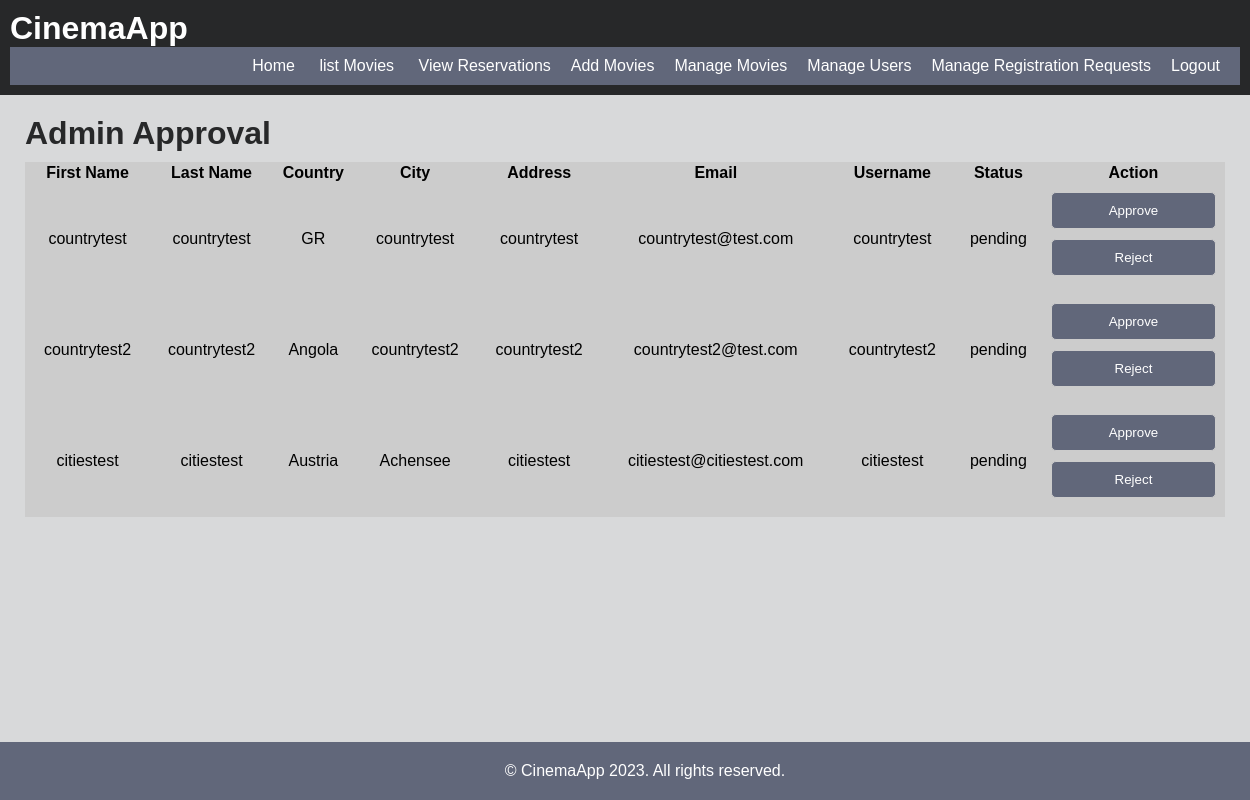
Page /Cinema/php/registration_requests.php (signed in) on the committed database.
### tables this page shows
CREATE TABLE `registration_requests` (
  `requestid` int(11) NOT NULL,
  `firstname` varchar(50) DEFAULT NULL,
  `lastname` varchar(50) DEFAULT NULL,
  `country` varchar(50) DEFAULT NULL,
  `city` varchar(50) DEFAULT NULL,
  `address` varchar(100) DEFAULT NULL,
  `email` varchar(100) DEFAULT NULL,
  `username` varchar(50) DEFAULT NULL,
  `password` varchar(100) DEFAULT NULL,
  `status` enum('pending','accepted','rejected') DEFAULT 'pending'
);

### Cinema/php/registration_requests.php (the view, shortened to what this page needs)
<?php
require_once "config.php";
$requests = array();
$selectQuery = "SELECT * FROM registration_requests WHERE status = 'pending'";
$result = mysqli_query($link, $selectQuery);
if ($result) {
    while ($row = mysqli_fetch_assoc($result)) {
        $requests[] = $row;
    }
}
?>
<!DOCTYPE html>
<html>
<head>
    <link rel="stylesheet" href="../css/styles.css">
</head>
<body>
    <header>
        <h1>
            <a name="logo" href="index.php">CinemaApp</a>
        </h1>
        <nav>
            <a href="index.php">Home</a>
            <a href="view_movies.php">list Movies</a>
            <?php
                if (isset($_SESSION['loggedin']) && $_SESSION['loggedin'] === true) {
                    if (isset($_SESSION['role']) && $_SESSION['role'] === 'user') {
                        echo '<a href="create_reservation.php">Create Reservation</a>';
                        echo '<a href="user_view_reservations.php">My Reservations</a>';
                    } elseif (isset($_SESSION['role']) && $_SESSION['role'] === 'admin') {
                        echo '<a href="view_reservations.php">View Reservations</a>';
                        echo '<a href="create_product.php">Add Movies</a>';
                        echo '<a href="manage_products.php">Manage Movies</a>';
                        echo '<a href="manage_users.php">Manage Users</a>';
                        echo '<a href="registration_requests.php">Manage Registration Requests</a>';
                    }
                    echo '<a href="logout.php">Logout</a>';
                } else {
                    echo '<a href="login.php">Login</a>';
                    echo '<a href="register.php">Register</a>';
                }
            ?>
        </nav>
    </header>
    <div class="container">
        <h1>Admin Approval</h1>
        <?php if (!empty($requests)) { ?>
            <table>
                <thead>
                    <tr>
                        <th>First Name</th>
                        <th>Last Name</th>
                        <th>Country</th>
                        <th>City</th>
                        <th>Address</th>
                        <th>Email</th>
                        <th>Username</th>
                        <th>Status</th>
                        <th>Action</th>
                    </tr>
                </thead>
                <tbody>
                    <?php foreach ($requests as $request) { ?>
                        <tr>
                            <td><?php echo $request['firstname']; ?></td>
                            <td><?php echo $request['lastname']; ?></td>
                            <td><?php echo $request['country']; ?></td>
                            <td><?php echo $request['city']; ?></td>
                            <td><?php echo $request['address']; ?></td>
                            <td><?php echo $request['email']; ?></td>
                            <td><?php echo $request['username']; ?></td>
                            <td><?php echo $request['status']; ?></td>
                            <td>
                                <form method="post">
                                    <button type="submit" name="approve">Approve</button>
                                    <button type="submit" name="reject">Reject</button>
                                </form>
                            </td>
                        </tr>
                    <?php } ?>
                </tbody>
            </table>
        <?php } else { ?>
            <p>No pending registration requests.</p>
        <?php } ?>
    </div>
    <footer>
        <p>&copy; CinemaApp 2023. All rights reserved.</p>
    </footer>
</body>
</html>

### Cinema/css/styles.css (style rules this page uses)
body, h1, h2, h3, p, ul, li { margin: 0; padding: 0; }
body { font-family: Arial, sans-serif; background-color: #D8D9DA; }
a { color: #fff; text-decoration: none; }
.container { max-width: 1200px; margin: 0 auto; padding: 20px; }
header { background-color: #272829; color: #fff; text-align: left; padding: 10px; }
header h1 { margin: 0; color: #FFF6E0; }
nav { background-color: #61677A; color: #fff; text-align: right; padding: 10px; }
nav a { color: #fff; text-decoration: none; margin: 0 10px; }
h1, h2 { margin-bottom: 10px; color: #272829; }
form input[type="text"], form input[type="email"], form input[type="password"], form select, form button { width: 100%; padding: 10px; margin-bottom: 10px; border: 1px solid #ccc; border-radius: 5px; }
form button { background-color: #61677A; color: #fff; cursor: pointer; }
footer { background-color: #61677A; color: #fff; text-align: center; padding: 20px; position: absolute; bottom: 0; width: 100%; }
table td { padding: 8px; }
table { background-color: #ccc; border-collapse: collapse; width: 100%; border: 1px solid #ccc; }
table th, table td { border: 1px solid #ccc; text-align: center; }

### rows in the picture
registration_requests: firstname "countrytest", lastname "countrytest", country "GR", city "countrytest", address "countrytest", email "countrytest@test.com", username "countrytest", status "pending"
registration_requests: firstname "countrytest2", lastname "countrytest2", country "Angola", city "countrytest2", address "countrytest2", email "countrytest2@test.com", username "countrytest2", status "pending"
registration_requests: firstname "citiestest", lastname "citiestest", country "Austria", city "Achensee", address "citiestest", email "citiestest@citiestest.com", username "citiestest", status "pending"
